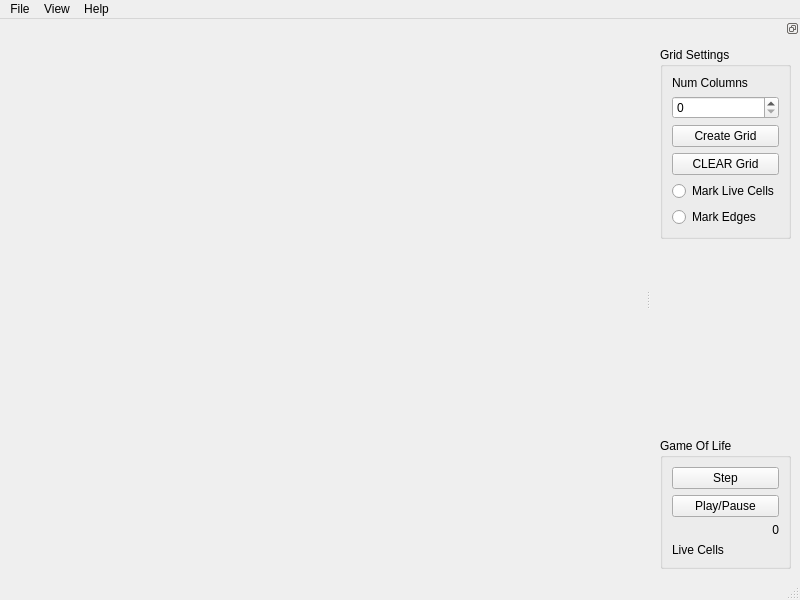
<?xml version="1.0" encoding="UTF-8"?>
<ui version="4.0">
 <class>MainWindow</class>
 <widget class="QMainWindow" name="MainWindow">
  <property name="geometry">
   <rect>
    <x>0</x>
    <y>0</y>
    <width>800</width>
    <height>600</height>
   </rect>
  </property>
  <property name="windowTitle">
   <string>MainWindow</string>
  </property>
  <widget class="QWidget" name="centralwidget"/>
  <widget class="QMenuBar" name="menubar">
   <property name="geometry">
    <rect>
     <x>0</x>
     <y>0</y>
     <width>800</width>
     <height>21</height>
    </rect>
   </property>
   <widget class="QMenu" name="menuFile">
    <property name="title">
     <string>File</string>
    </property>
    <addaction name="actionOpen"/>
    <addaction name="separator"/>
    <addaction name="actionLoad_Grid"/>
    <addaction name="actionSave_Grid"/>
    <addaction name="separator"/>
    <addaction name="actionExit"/>
   </widget>
   <widget class="QMenu" name="menuView">
    <property name="title">
     <string>View</string>
    </property>
    <addaction name="actionReset_Zoom"/>
   </widget>
   <widget class="QMenu" name="menuHelp">
    <property name="title">
     <string>Help</string>
    </property>
   </widget>
   <addaction name="menuFile"/>
   <addaction name="menuView"/>
   <addaction name="menuHelp"/>
  </widget>
  <widget class="QStatusBar" name="statusbar"/>
  <widget class="QDockWidget" name="dockWidget_2">
   <property name="features">
    <set>QDockWidget::DockWidgetFloatable|QDockWidget::DockWidgetMovable</set>
   </property>
   <property name="allowedAreas">
    <set>Qt::LeftDockWidgetArea|Qt::RightDockWidgetArea</set>
   </property>
   <attribute name="dockWidgetArea">
    <number>2</number>
   </attribute>
   <widget class="QWidget" name="dockWidgetContents_2">
    <layout class="QVBoxLayout" name="verticalLayout_3">
     <item>
      <widget class="QGroupBox" name="groupBox">
       <property name="title">
        <string>Grid Settings</string>
       </property>
       <layout class="QVBoxLayout" name="verticalLayout">
        <item>
         <widget class="QLabel" name="label">
          <property name="text">
           <string>Num Columns</string>
          </property>
         </widget>
        </item>
        <item>
         <widget class="QSpinBox" name="numColBox">
          <property name="maximum">
           <number>999</number>
          </property>
         </widget>
        </item>
        <item>
         <widget class="QPushButton" name="createGrid">
          <property name="text">
           <string>Create Grid</string>
          </property>
         </widget>
        </item>
        <item>
         <widget class="QPushButton" name="clearGrid">
          <property name="text">
           <string>CLEAR Grid</string>
          </property>
         </widget>
        </item>
        <item>
         <widget class="QRadioButton" name="radioButton">
          <property name="text">
           <string>Mark Live Cells</string>
          </property>
          <attribute name="buttonGroup">
           <string>buttonGroup</string>
          </attribute>
         </widget>
        </item>
        <item>
         <widget class="QRadioButton" name="radioButton_2">
          <property name="text">
           <string>Mark Edges</string>
          </property>
          <attribute name="buttonGroup">
           <string>buttonGroup</string>
          </attribute>
         </widget>
        </item>
       </layout>
      </widget>
     </item>
     <item>
      <spacer name="verticalSpacer">
       <property name="orientation">
        <enum>Qt::Vertical</enum>
       </property>
       <property name="sizeHint" stdset="0">
        <size>
         <width>20</width>
         <height>205</height>
        </size>
       </property>
      </spacer>
     </item>
     <item>
      <widget class="QGroupBox" name="groupBox_2">
       <property name="title">
        <string>Game Of Life</string>
       </property>
       <layout class="QVBoxLayout" name="verticalLayout_2">
        <item>
         <widget class="QPushButton" name="pushButton_3">
          <property name="text">
           <string>Step</string>
          </property>
         </widget>
        </item>
        <item>
         <widget class="QPushButton" name="pushButton_4">
          <property name="text">
           <string>Play/Pause</string>
          </property>
         </widget>
        </item>
        <item>
         <widget class="QLabel" name="label_3">
          <property name="text">
           <string>0</string>
          </property>
          <property name="alignment">
           <set>Qt::AlignRight|Qt::AlignTrailing|Qt::AlignVCenter</set>
          </property>
         </widget>
        </item>
        <item>
         <widget class="QLabel" name="label_2">
          <property name="text">
           <string>Live Cells</string>
          </property>
         </widget>
        </item>
       </layout>
       <zorder>pushButton_3</zorder>
       <zorder>pushButton_4</zorder>
       <zorder>label_2</zorder>
       <zorder>label_3</zorder>
      </widget>
     </item>
    </layout>
   </widget>
  </widget>
  <action name="actionOpen">
   <property name="text">
    <string>Open Image...</string>
   </property>
  </action>
  <action name="actionLoad_Grid">
   <property name="text">
    <string>Load Grid...</string>
   </property>
  </action>
  <action name="actionSave_Grid">
   <property name="text">
    <string>Save Grid...</string>
   </property>
  </action>
  <action name="actionExit">
   <property name="text">
    <string>Exit</string>
   </property>
  </action>
  <action name="actionReset_Zoom">
   <property name="text">
    <string>Reset Zoom</string>
   </property>
  </action>
 </widget>
 <resources/>
 <connections/>
 <buttongroups>
  <buttongroup name="buttonGroup"/>
 </buttongroups>
</ui>
